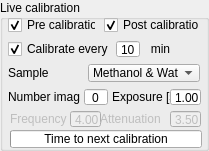
                    <widget class="QGroupBox" name="liveCalibration">
                     <property name="geometry">
                      <rect>
                       <x>10</x>
                       <y>270</y>
                       <width>209</width>
                       <height>151</height>
                      </rect>
                     </property>
                     <property name="title">
                      <string>Live calibration</string>
                     </property>
                     <widget class="QCheckBox" name="preCalibration">
                      <property name="geometry">
                       <rect>
                        <x>8</x>
                        <y>16</y>
                        <width>88</width>
                        <height>18</height>
                       </rect>
                      </property>
                      <property name="text">
                       <string>Pre calibration</string>
                      </property>
                      <property name="checked">
                       <bool>true</bool>
                      </property>
                     </widget>
                     <widget class="QCheckBox" name="conCalibration">
                      <property name="geometry">
                       <rect>
                        <x>8</x>
                        <y>40</y>
                        <width>104</width>
                        <height>18</height>
                       </rect>
                      </property>
                      <property name="text">
                       <string>Calibrate every</string>
                      </property>
                      <property name="checked">
                       <bool>true</bool>
                      </property>
                     </widget>
                     <widget class="QCheckBox" name="postCalibration">
                      <property name="geometry">
                       <rect>
                        <x>104</x>
                        <y>16</y>
                        <width>96</width>
                        <height>18</height>
                       </rect>
                      </property>
                      <property name="text">
                       <string>Post calibration</string>
                      </property>
                      <property name="checked">
                       <bool>true</bool>
                      </property>
                     </widget>
                     <widget class="QLabel" name="label_11">
                      <property name="geometry">
                       <rect>
                        <x>140</x>
                        <y>40</y>
                        <width>41</width>
                        <height>18</height>
                       </rect>
                      </property>
                      <property name="text">
                       <string>min</string>
                      </property>
                      <property name="alignment">
                       <set>Qt::AlignmentFlag::AlignCenter</set>
                      </property>
                     </widget>
                     <widget class="QProgressBar" name="calibrationProgress">
                      <property name="geometry">
                       <rect>
                        <x>10</x>
                        <y>130</y>
                        <width>192</width>
                        <height>18</height>
                       </rect>
                      </property>
                      <property name="value">
                       <number>0</number>
                      </property>
                      <property name="alignment">
                       <set>Qt::AlignmentFlag::AlignCenter</set>
                      </property>
                      <property name="format">
                       <string>Time to next calibration</string>
                      </property>
                     </widget>
                     <widget class="QLabel" name="label_12">
                      <property name="geometry">
                       <rect>
                        <x>8</x>
                        <y>88</y>
                        <width>72</width>
                        <height>18</height>
                       </rect>
                      </property>
                      <property name="text">
                       <string>Number images</string>
                      </property>
                      <property name="alignment">
                       <set>Qt::AlignmentFlag::AlignLeading|Qt::AlignmentFlag::AlignLeft|Qt::AlignmentFlag::AlignVCenter</set>
                      </property>
                     </widget>
                     <widget class="QLabel" name="label_13">
                      <property name="geometry">
                       <rect>
                        <x>112</x>
                        <y>88</y>
                        <width>72</width>
                        <height>18</height>
                       </rect>
                      </property>
                      <property name="text">
                       <string>Exposure [s]</string>
                      </property>
                      <property name="alignment">
                       <set>Qt::AlignmentFlag::AlignLeading|Qt::AlignmentFlag::AlignLeft|Qt::AlignmentFlag::AlignVCenter</set>
                      </property>
                     </widget>
                     <widget class="QLabel" name="label_14">
                      <property name="geometry">
                       <rect>
                        <x>8</x>
                        <y>64</y>
                        <width>73</width>
                        <height>18</height>
                       </rect>
                      </property>
                      <property name="text">
                       <string>Sample</string>
                      </property>
                      <property name="alignment">
                       <set>Qt::AlignmentFlag::AlignLeading|Qt::AlignmentFlag::AlignLeft|Qt::AlignmentFlag::AlignVCenter</set>
                      </property>
                     </widget>
                     <widget class="QComboBox" name="sampleSelection">
                      <property name="geometry">
                       <rect>
                        <x>88</x>
                        <y>64</y>
                        <width>112</width>
                        <height>18</height>
                       </rect>
                      </property>
                      <item>
                       <property name="text">
                        <string>Methanol &amp; Water</string>
                       </property>
                      </item>
                      <item>
                       <property name="text">
                        <string>EOM</string>
                       </property>
                      </item>
                      <item>
                       <property name="text">
                        <string>Methanol</string>
                       </property>
                      </item>
                      <item>
                       <property name="text">
                        <string>Water</string>
                       </property>
                      </item>
                      <item>
                       <property name="text">
                        <string>PMMA</string>
                       </property>
                      </item>
                     </widget>
                     <widget class="QDoubleSpinBox" name="conCalibrationInterval">
                      <property name="geometry">
                       <rect>
                        <x>116</x>
                        <y>40</y>
                        <width>24</width>
                        <height>18</height>
                       </rect>
                      </property>
                      <property name="locale">
                       <locale language="English" country="UnitedStates"/>
                      </property>
                      <property name="alignment">
                       <set>Qt::AlignmentFlag::AlignCenter</set>
                      </property>
                      <property name="buttonSymbols">
                       <enum>QAbstractSpinBox::ButtonSymbols::NoButtons</enum>
                      </property>
                      <property name="decimals">
                       <number>0</number>
                      </property>
                      <property name="value">
                       <double>10.000000000000000</double>
                      </property>
                     </widget>
                     <widget class="QDoubleSpinBox" name="calibrationExposureTime">
                      <property name="geometry">
                       <rect>
                        <x>170</x>
                        <y>88</y>
                        <width>31</width>
                        <height>18</height>
                       </rect>
                      </property>
                      <property name="locale">
                       <locale language="English" country="UnitedStates"/>
                      </property>
                      <property name="alignment">
                       <set>Qt::AlignmentFlag::AlignCenter</set>
                      </property>
                      <property name="buttonSymbols">
                       <enum>QAbstractSpinBox::ButtonSymbols::NoButtons</enum>
                      </property>
                      <property name="decimals">
                       <number>2</number>
                      </property>
                      <property name="minimum">
                       <double>0.010000000000000</double>
                      </property>
                      <property name="value">
                       <double>1.000000000000000</double>
                      </property>
                     </widget>
                     <widget class="QSpinBox" name="nrCalibrationImages">
                      <property name="geometry">
                       <rect>
                        <x>84</x>
                        <y>88</y>
                        <width>24</width>
                        <height>18</height>
                       </rect>
                      </property>
                      <property name="alignment">
                       <set>Qt::AlignmentFlag::AlignCenter</set>
                      </property>
                      <property name="buttonSymbols">
                       <enum>QAbstractSpinBox::ButtonSymbols::NoButtons</enum>
                      </property>
                     </widget>
                     <widget class="QLabel" name="eomFrequencyLabel">
                      <property name="enabled">
                       <bool>false</bool>
                      </property>
                      <property name="geometry">
                       <rect>
                        <x>10</x>
                        <y>110</y>
                        <width>61</width>
                        <height>18</height>
                       </rect>
                      </property>
                      <property name="text">
                       <string>Frequency</string>
                      </property>
                      <property name="alignment">
                       <set>Qt::AlignmentFlag::AlignLeading|Qt::AlignmentFlag::AlignLeft|Qt::AlignmentFlag::AlignVCenter</set>
                      </property>
                     </widget>
                     <widget class="QDoubleSpinBox" name="eomFrequencyInput">
                      <property name="enabled">
                       <bool>false</bool>
                      </property>
                      <property name="geometry">
                       <rect>
                        <x>70</x>
                        <y>110</y>
                        <width>31</width>
                        <height>18</height>
                       </rect>
                      </property>
                      <property name="locale">
                       <locale language="English" country="UnitedStates"/>
                      </property>
                      <property name="alignment">
                       <set>Qt::AlignmentFlag::AlignCenter</set>
                      </property>
                      <property name="buttonSymbols">
                       <enum>QAbstractSpinBox::ButtonSymbols::NoButtons</enum>
                      </property>
                      <property name="decimals">
                       <number>2</number>
                      </property>
                      <property name="minimum">
                       <double>4.000000000000000</double>
                      </property>
                      <property name="maximum">
                       <double>6.800000000000000</double>
                      </property>
                      <property name="singleStep">
                       <double>0.010000000000000</double>
                      </property>
                      <property name="value">
                       <double>4.000000000000000</double>
                      </property>
                     </widget>
                     <widget class="QLabel" name="eomAttenuationLabel">
                      <property name="enabled">
                       <bool>false</bool>
                      </property>
                      <property name="geometry">
                       <rect>
                        <x>100</x>
                        <y>110</y>
                        <width>71</width>
                        <height>18</height>
                       </rect>
                      </property>
                      <property name="text">
                       <string>Attenuation</string>
                      </property>
                      <property name="alignment">
                       <set>Qt::AlignmentFlag::AlignLeading|Qt::AlignmentFlag::AlignLeft|Qt::AlignmentFlag::AlignVCenter</set>
                      </property>
                     </widget>
                     <widget class="QDoubleSpinBox" name="eomAttenuationInput">
                      <property name="enabled">
                       <bool>false</bool>
                      </property>
                      <property name="geometry">
                       <rect>
                        <x>170</x>
                        <y>110</y>
                        <width>31</width>
                        <height>18</height>
                       </rect>
                      </property>
                      <property name="locale">
                       <locale language="English" country="UnitedStates"/>
                      </property>
                      <property name="alignment">
                       <set>Qt::AlignmentFlag::AlignCenter</set>
                      </property>
                      <property name="buttonSymbols">
                       <enum>QAbstractSpinBox::ButtonSymbols::NoButtons</enum>
                      </property>
                      <property name="decimals">
                       <number>2</number>
                      </property>
                      <property name="minimum">
                       <double>0.000000000000000</double>
                      </property>
                      <property name="maximum">
                       <double>5.000000000000000</double>
                      </property>
                      <property name="singleStep">
                       <double>0.010000000000000</double>
                      </property>
                      <property name="value">
                       <double>3.500000000000000</double>
                      </property>
                     </widget>
                    </widget>
